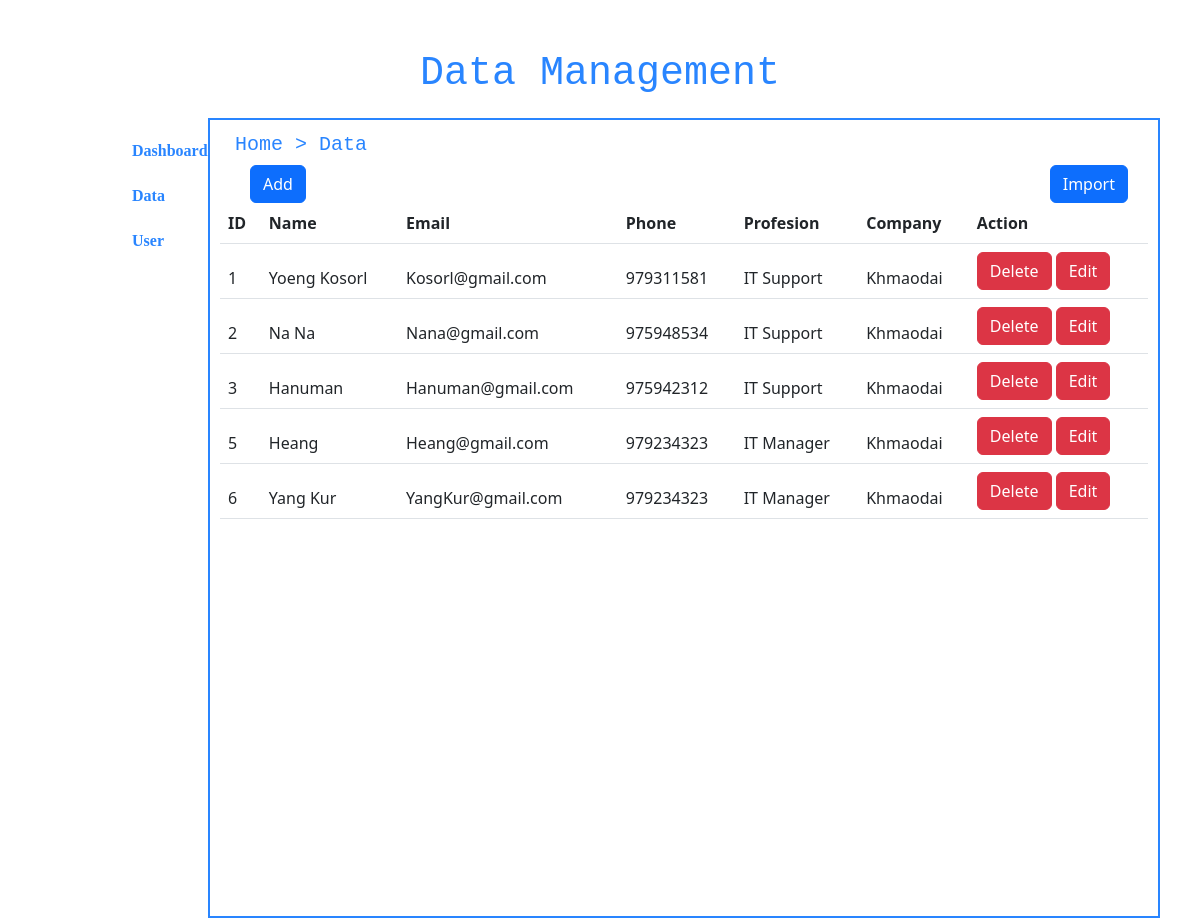
The app's page /data.php with its own data.
### tables this page shows
CREATE TABLE `tblproduct` (
  `id` int(10) NOT NULL,
  `Name` varchar(30) NOT NULL,
  `Email` varchar(30) NOT NULL,
  `Phone` int(10) NOT NULL,
  `Profession` varchar(20) NOT NULL,
  `Company` varchar(20) NOT NULL
);

### data.php (the view, shortened to what this page needs)
<?php
    include("login_connection.php");
    $sql = "select * from tblproduct ";
    $result = mysqli_query($con, $sql);
?>
<!DOCTYPE html>
<html lang="en">
<head>
    <link rel="stylesheet" href="dashboard.css">
    <link rel="stylesheet" href="data.css">
    <link rel="stylesheet" href="https://cdn.jsdelivr.net/npm/bootstrap@5.2.2/dist/css/bootstrap.min.css">
</head>
<body>
    <div class="main">
        <div class="title">
            <h1>Data Management</h1>
        </div>
        <div class="menu-box">
            <div class="menu">
                <ul>
                    <li><a href="dashboard.php"><b>Dashboard</b></a></li>
                    <li><a href="#"><b>Data</b></a></li>
                    <li><a href="#"><b>User</b></a>
                    </li>
                </ul>
            </div>
            <div class="box">
                <div class="nav">
                    <li><a href="#">Home > Data</a></li>
                </div>
                <div class="data">
                    <div class="button-add">
                        <a href="add.php"><button type="button" class="btn btn-primary" id="add">Add</button></a>
                        <button type="button" class="btn btn-primary" id="import">Import</button>
                    </div>
                    </div>
                    <table class="table">
                        <thead>
                            <tr>
                                <th>ID</th>
                                <th>Name</th>
                                <th>Email</th>
                                <th>Phone</th>
                                <th>Profesion</th>
                                <th>Company</th>
                                <th>Action</th>
                            </tr>
                            <?php
                                foreach($result as $r){ ?>
                                    <tr>
                                        <td><?php echo $r['id']; ?></td>
                                        <td><?php echo $r['Name']; ?></td>
                                        <td><?php echo $r['Email']; ?></td>
                                        <td><?php echo $r['Phone']; ?></td>
                                        <td><?php echo $r['Profession']; ?></td>
                                        <td><?php echo $r['Company']; ?></td>
                                        <td>
                                        <a href="delete.php/?id=<?=$r['id']?>" onclick="return deleteme()" class="btn btn-danger">Delete</a>
                                        <a href="#" class="btn btn-danger">Edit</a>
                                    </td>
                                    </tr>
                                <?php }
                            ?>
                        </thead>
                    </table>
                </div>
                </div>
            </div>
</body>
</html>

### dashboard.css (style rules this page uses)
* { margin: 0; padding: 0 10px; box-sizing: border-box; }
body { font-family: sans-serif; }
.main { width: 100%; overflow: hidden; }
.title { text-align: center; font-family: monospace; font-size: large; margin-top: 50px; color: rgb(41, 133, 255); }
.menu-box { width: 100%; height: 800px; margin-top: 20px; }
.menu { width: 15%; height: 800px; float: left; }
.menu ul li { display: block; margin-top: 20px; margin-left: 20px; }
.menu ul li a { text-decoration: none; font-family: cursive; color: rgb(41, 133, 255); }
.menu-box .box { width: 85%; height: 800px; float: left; border: 2px solid rgb(41, 133, 255); }
.box .nav { width: 100%; height: 45px; }
.box .nav li { float: left; margin-left: 5px; display: block; padding: 10px 0; }
.box .nav li a { color: rgb(41, 133, 255); font-size: 20px; font-family: monospace; text-decoration: none; }

### data.css (style rules this page uses)
#import:last-child { float: right; }

### records on screen
tblproduct: id "1", Name "Yoeng Kosorl", Email "Kosorl@gmail.com", Phone "979311581", Profession "IT Support", Company "Khmaodai"
tblproduct: id "2", Name "Na Na", Email "Nana@gmail.com", Phone "975948534", Profession "IT Support", Company "Khmaodai"
tblproduct: id "3", Name "Hanuman", Email "Hanuman@gmail.com", Phone "975942312", Profession "IT Support", Company "Khmaodai"
tblproduct: id "5", Name "Heang", Email "Heang@gmail.com", Phone "979234323", Profession "IT Manager", Company "Khmaodai"
tblproduct: id "6", Name "Yang Kur", Email "YangKur@gmail.com", Phone "979234323", Profession "IT Manager", Company "Khmaodai"
